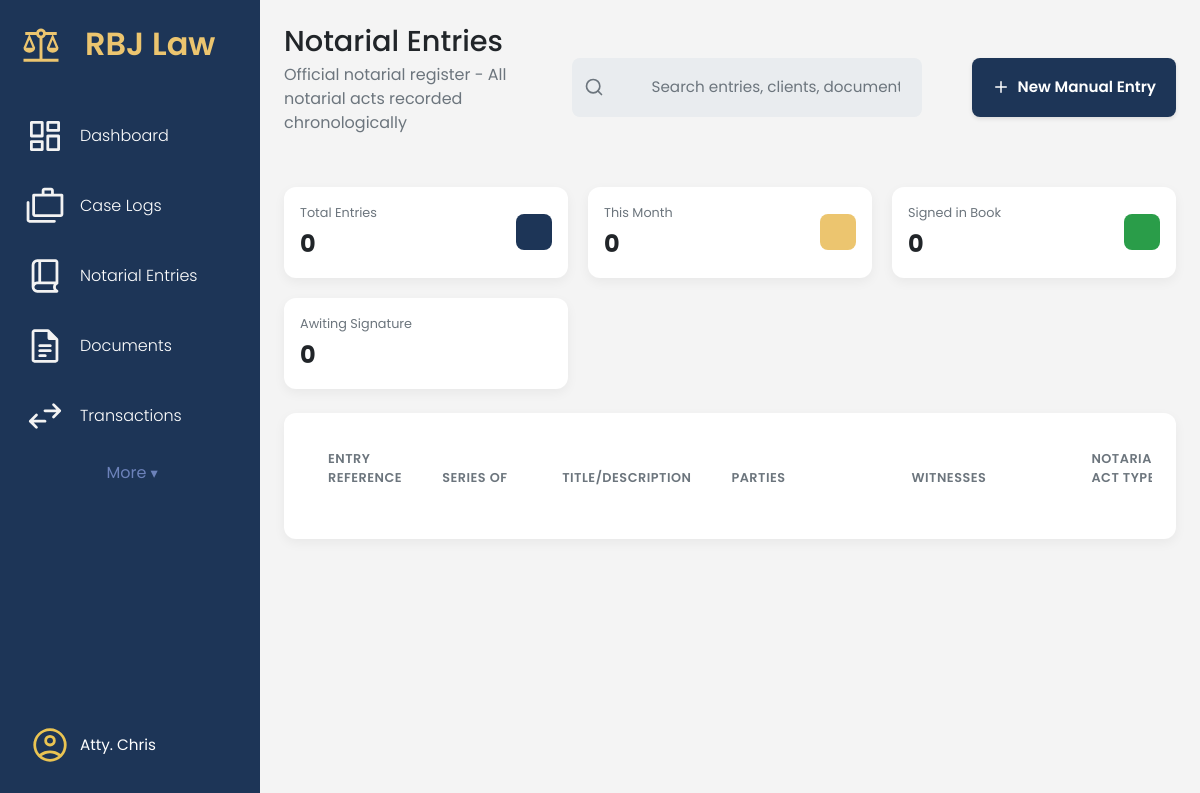
The page /notarial-entries/ (signed in) on the database as committed earlier.
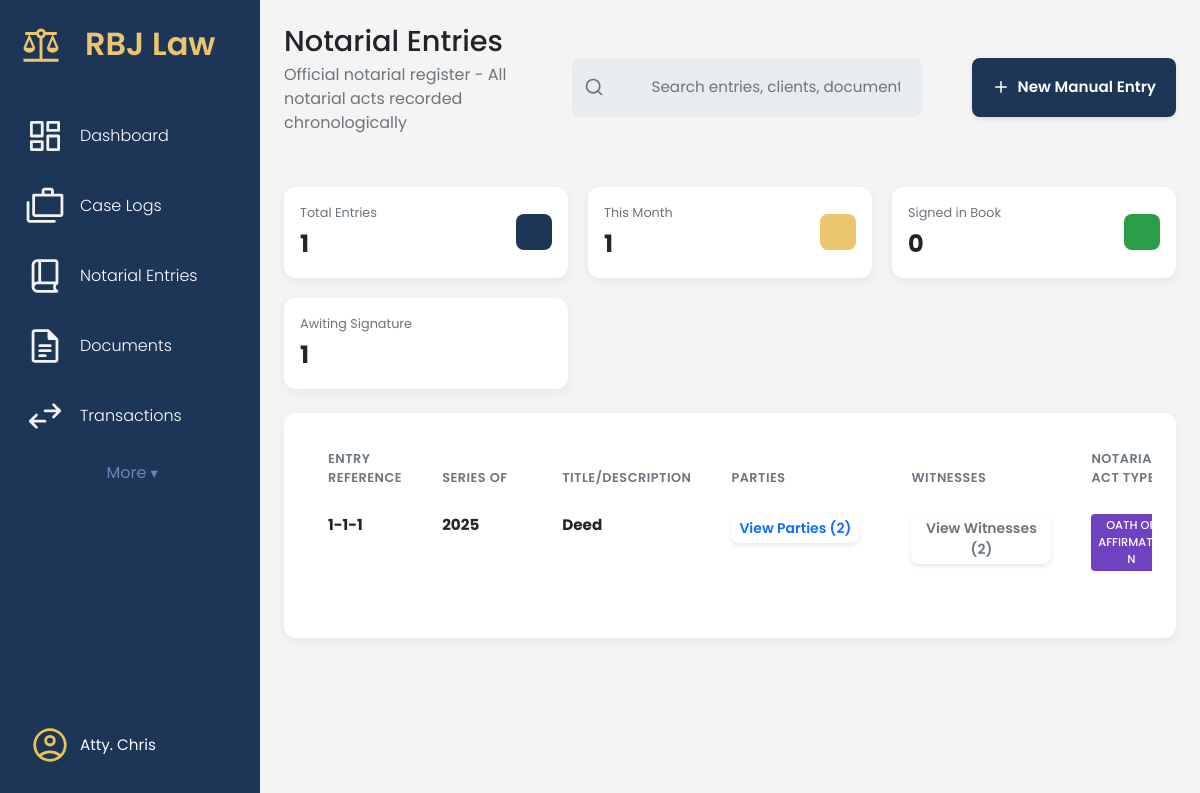
The same page on the database as committed later.
### app/models/notarial_entry_mdl.py (models this page shows, shortened)
class NotarialEntry(db.Model):
    __tablename__ = 'notarial_entries'
    id = db.Column(db.Integer, primary_key=True)
    not_entry_num = db.Column(db.String(255), nullable=False)
    not_page_num = db.Column(db.String(255), nullable=False)
    not_book_num = db.Column(db.String(255), nullable=False)
    not_series = db.Column(db.Integer, nullable=False)
    not_title = db.Column(db.String(255), nullable=False)
    not_date = db.Column(db.DateTime, nullable=False, default=datetime.utcnow)
    not_type_act = db.Column(db.String(255), nullable=False)
    not_fee = db.Column(Numeric(10, 2), nullable=False)
    not_fee_or = db.Column(db.String(255), nullable=False)
    not_other_place = db.Column(db.String(255), nullable=True)
    not_comp_evidence_id = db.Column(db.String(150), nullable=True)
    transaction_item_id = db.Column(db.Integer, db.ForeignKey('transaction_items.id'), nullable=True)
    transaction_status = db.Column(db.String(50), default='no_transaction')  # no_transaction, unpaid, paid
    transaction_item = db.relationship('TransactionItem',
                                     foreign_keys=[transaction_item_id],
                                     backref='notary_entries',
                                     lazy=True)
    @property
    def has_transaction(self):
        return self.transaction_item_id is not None
    @property
    def is_paid(self):
        return self.transaction_status == 'paid'

### app/routes/notarial_entries_routes.py (the view)
@notarial_entries_bp.route('/')
@login_required
def notarial_entries_page():
    entries = NotarialEntryService.get_all_entries()
    return render_template('notarial_entries.html', entries=entries, now=datetime.utcnow())

### app/services/notarial_entry_service.py (called while the page is built)
    @staticmethod
    def get_all_entries():
        return NotarialEntry.query.options(
            joinedload(NotarialEntry.parties),
            joinedload(NotarialEntry.witnesses)
        ).order_by(NotarialEntry.not_date.desc()).all() # Line 20 or similar

### app/templates/notarial_entries.html (shortened to what the changed rows need)
{% extends 'base.html' %}
{% block content %}
<main class="dashboard-content">
    <header class="dashboard-header">
        <div>
            <h1>Notarial Entries </h1>
        </div>
    </header>
    <section class="dashboard-cards">
        <div class="data-card data-card--sm">
            <div class="data-card__info">
                <span class="data-card__title">Total Entries</span>
                <span class="data-card__value">{{ entries|length }}</span>
            </div>
        </div>
        <div class="data-card data-card--sm">
            <div class="data-card__info">
                <span class="data-card__title">This Month</span>
                <span class="data-card__value">
                    {% set current_month = [] %}
                    {{ current_month|length }}
                </span>
            </div>
        </div>
                    {% set signed_count = [] %}
        <div class="data-card data-card--sm">
            <div class="data-card__info">
                <span class="data-card__title">Awiting Signature</span>
                <span class="data-card__value">
                    {% set unsigned_count = [] %}
                    {{ unsigned_count|length }}
                </span>
            </div>
        </div>
    </section>
    <section class="content-section">
        <div class="panel-card">
            <div class="table-wrapper">
                <table class="table document-table">
                    <colgroup>
                    </colgroup>
                    <thead>
                        <tr>
                            <th data-sort-key="entry_ref">Entry Reference</th>
                            <th data-sort-key="series">Series Of</th>
                            <th data-sort-key="title">Title/Description</th>
                            <th data-sort-key="parties">Parties</th>
                            <th data-sort-key="witness">Witnesses</th>
                            <th data-sort-key="not_act_type">Notarial Act Type</th>
                        </tr>
                    </thead>
                    <tbody>
                        {% for entry in entries %}
                        <tr>
                            <td>
                                <strong>{{ entry.not_book_num }}-{{ entry.not_page_num }}-{{ entry.not_entry_num
                                    }}</strong>
                            </td>
                            <td>
                                <strong>{{ entry.not_series }}</strong>
                            </td>
                            <td>
                                <strong>{{ entry.not_title }}</strong>
                            </td>
                            <td>
                                <div class="clickable-list">
                                    <button type="button" class="btn btn-sm btn-outline-primary view-parties-btn"
                                        data-entry-id="{{ entry.id }}" data-bs-toggle="modal"
                                        data-bs-target="#partiesModal">
                                        View Parties ({{ entry.parties|length }})
                                    </button>
                                </div>
                            </td>
                            <td>
                                <div class="clickable-list">
                                    {% if entry.witnesses|length > 0 %}
                                    <button type="button" class="btn btn-sm btn-outline-secondary view-witnesses-btn"
                                        data-entry-id="{{ entry.id }}" data-bs-toggle="modal"
                                        data-bs-target="#witnessesModal">
                                        View Witnesses ({{ entry.witnesses|length }})
                                    </button>
                                    {% else %}
                                    <span class="text-muted">No witnesses</span>
                                    {% endif %}
                                </div>
                            </td>
                            <td>
                                <span class="status-tag status-tag--{{ entry.not_type_act|lower|replace(' ', '-') }}">
                                    {{ entry.not_type_act }}
                                </span>
                            </td>
                        </tr>
                        {% endfor %}
                    </tbody>
                </table>
            </div>
        </div>
    </section>
</main>
{% endblock content %}

Rows that differ between the two databases and show on the page:
added NotarialEntry: not_book_num "1", not_page_num "1", not_entry_num "1", not_series "2025", not_title "Deed", parties|length "2", witnesses|length "2", not_type_act "OATH…"
Other text that changed with them:
{{ entries|length }}: "0" → "1"
{{ current_month|length }}: "0" → "1"
{{ unsigned_count|length }}: "0" → "1"
